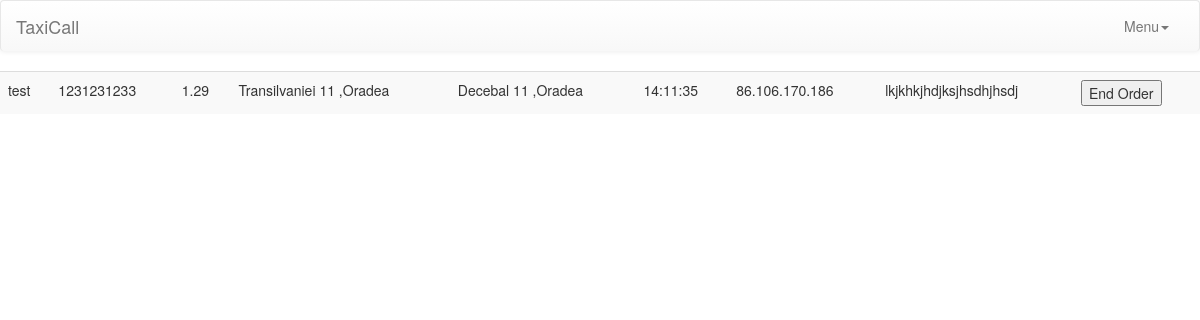
/order_maps.php?id_order=342 (signed in), run on the app's committed database.
### tables this page shows
CREATE TABLE IF NOT EXISTS `orders` (
  `Id` int(11) NOT NULL AUTO_INCREMENT,
  `customer_name` varchar(255) DEFAULT NULL,
  `customer_phone_nr` varchar(13) DEFAULT NULL,
  `long_lat_start` varchar(255) DEFAULT NULL,
  `long_lat_end` varchar(255) DEFAULT NULL,
  `total_km` varchar(255) DEFAULT NULL,
  `location_start` varchar(255) DEFAULT NULL,
  `location_end` varchar(255) DEFAULT NULL,
  `id_taxi` varchar(255) DEFAULT NULL,
  `id_comp` varchar(255) DEFAULT NULL,
  `active` int(1) DEFAULT NULL,
  `date` date DEFAULT NULL,
  `time` time DEFAULT NULL,
  `ip_adress` varchar(255) DEFAULT NULL,
  `comment` varchar(255) DEFAULT NULL,
  `in_progress` int(2) unsigned NOT NULL DEFAULT '0',
  PRIMARY KEY (`Id`)
);

### function.php (called while the page is built, shortened)
<?php include('connect_db.php');
function secure_injection($con,$str) {
    $str = mysqli_real_escape_string($con,$str);
    return $str;
}
        ?>

### order_maps.php (the view, shortened to what this page needs)
<?php include('header.php');
   include('menu_admin_interface.php');
   ?>
   <?php
    $id_order = secure_injection($con,$_GET['id_order']);
    $select_taxi_order = mysqli_query($con,"SELECT *FROM `orders` WHERE `Id` = '".$id_order."'");
    $row_taxi_order = mysqli_fetch_assoc($select_taxi_order);
   ?>
   <table class='table table-striped'>
    <tbody>
      <tr>
        <td><?php echo $row_taxi_order['customer_name']; ?></td>
        <td><?php echo $row_taxi_order['customer_phone_nr']; ?></td>
        <td><?php echo $row_taxi_order['total_km']; ?></td>
        <td><?php echo $row_taxi_order['location_start']; ?></td>
        <td><?php echo $row_taxi_order['location_end']; ?></td>
        <td><?php echo $row_taxi_order['time']; ?></td>
        <td><?php echo $row_taxi_order['ip_adress']; ?></td>
        <td><?php echo $row_taxi_order['comment']; ?></td>
        <td><button>End Order</button></td>
      </tr>
    </tbody>
   </table>
<?php include('footer.php'); ?>

### css/stylesheet.css (style rules this page uses)
html, body, #harta { height:100%; width: 100%; margin: 0px; padding: 0px }

### data on the page
orders: customer_name "test", customer_phone_nr "1231231233", total_km "1.29", location_start "Transilvaniei 11 ,Oradea", location_end "Decebal 11 ,Oradea", time "14:11:35", ip_adress "86.106.170.186", comment "lkjkhkjhdjksjhsdhjhsdj"
